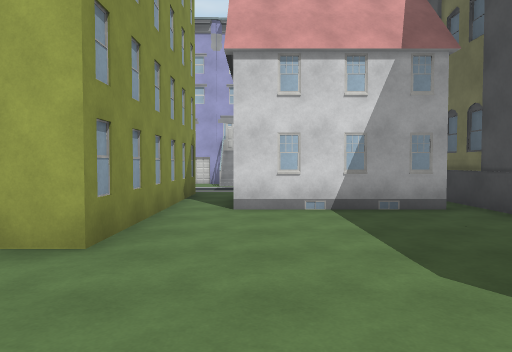
View 1 (above)

22 first-person views from a walk through a Unity game level. The camera is 1.5 m above the floor, tilts 2° down and sees 70° across. The floor is counted in squares, 2 m on a side. Each view is taken from the middle of a square. On the plan, view 1 faces up. The plan holds only what a view shows up to about 11 squares ahead; the rest is blank. The place goes on beyond the plan. The player character is not drawn. Some surface patterns are stand-ins.

View 2
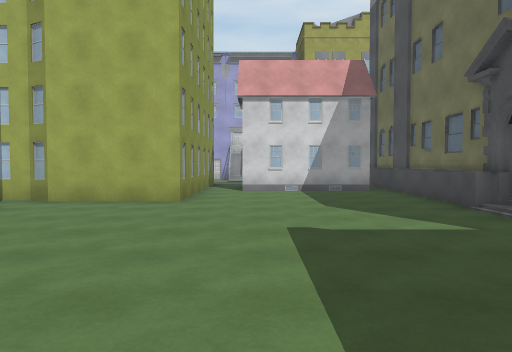

View 3
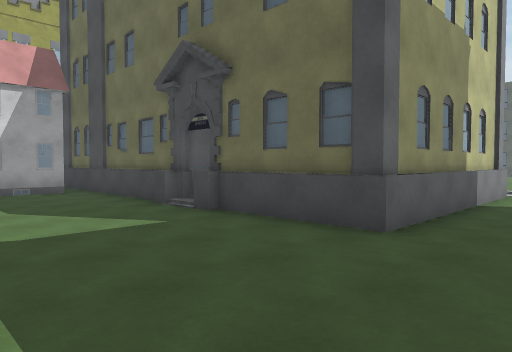

View 4
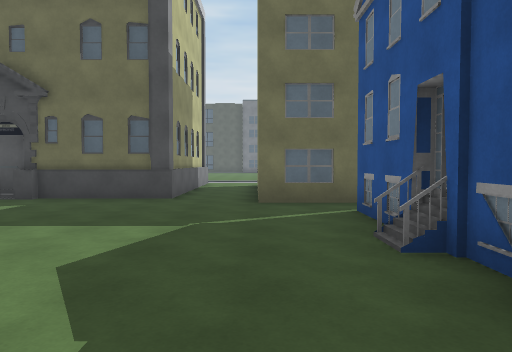

View 5
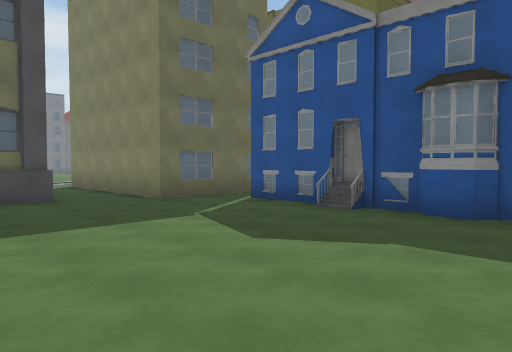

View 6
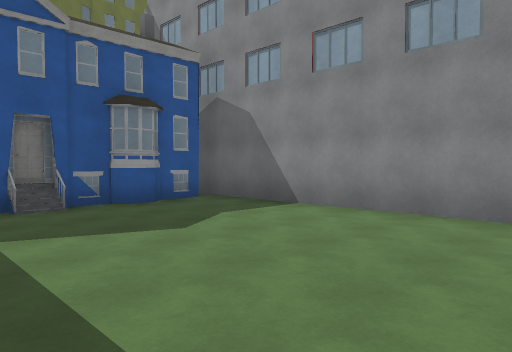

View 7
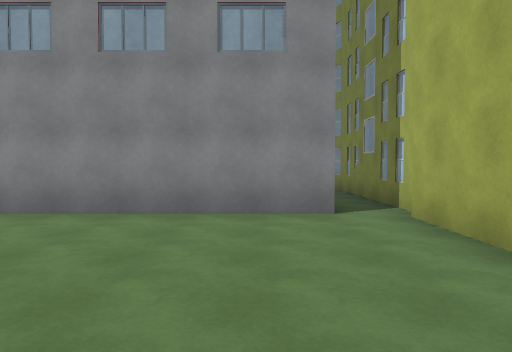

View 8
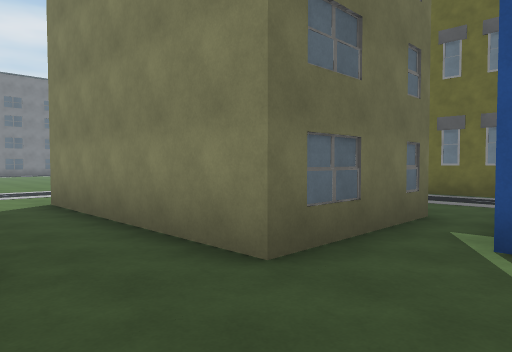

View 9
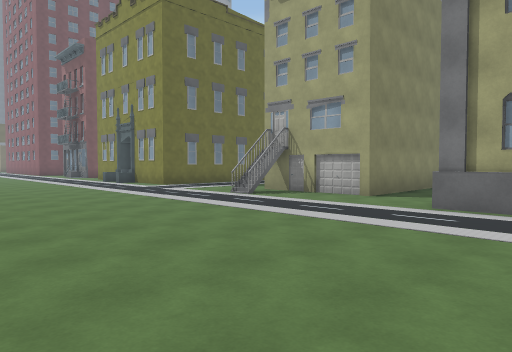

View 10
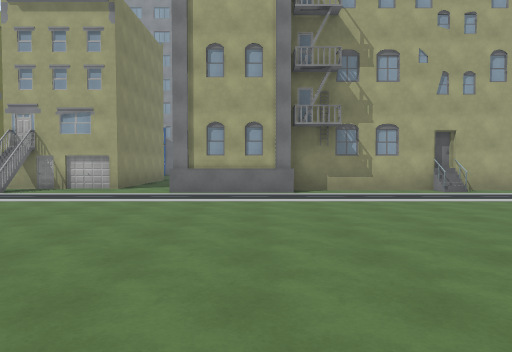

View 11
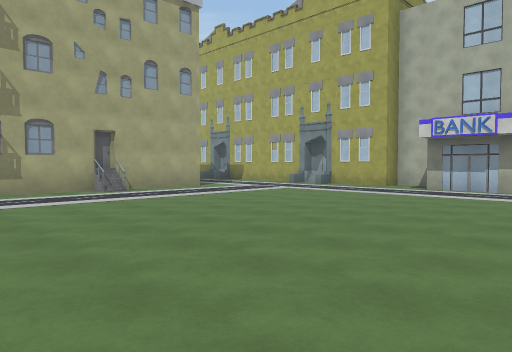

View 12
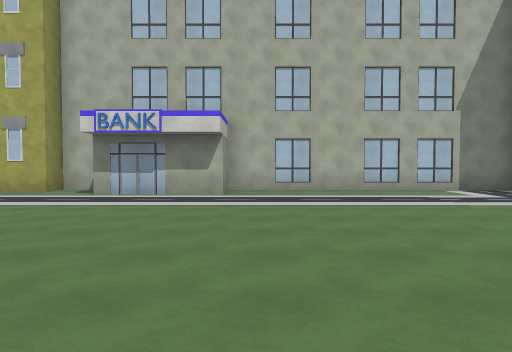

View 13
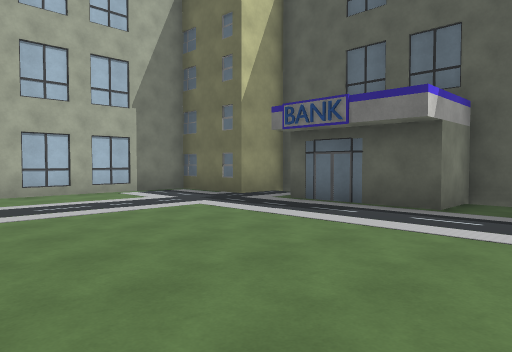

View 14
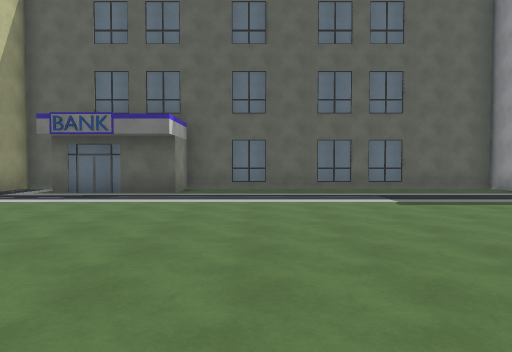

View 15
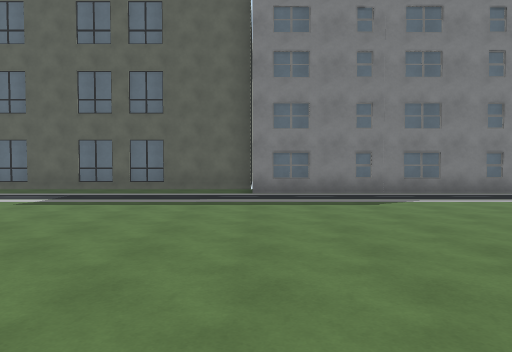

View 16
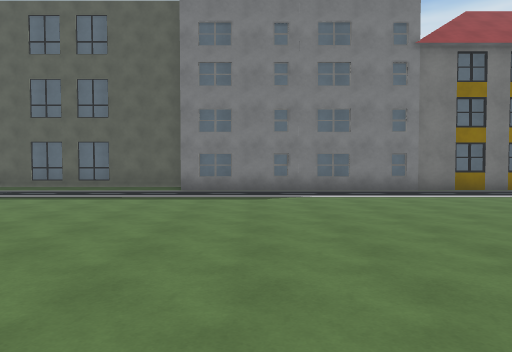

View 17
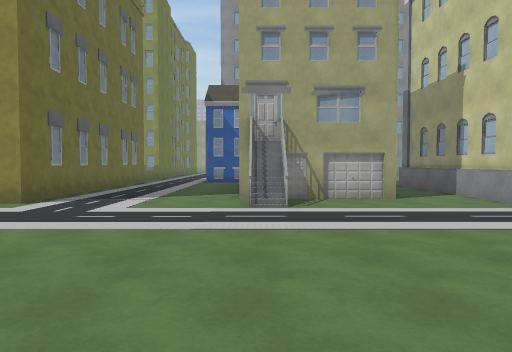

View 18
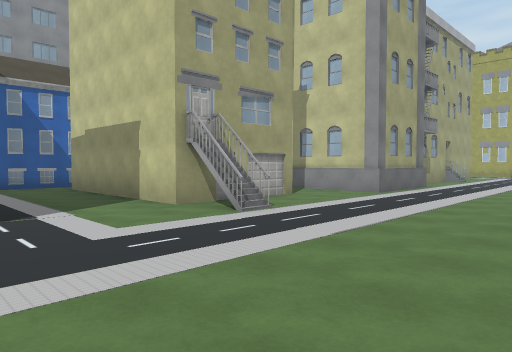

View 19
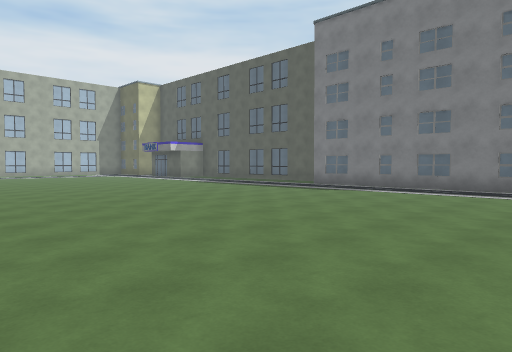

View 20
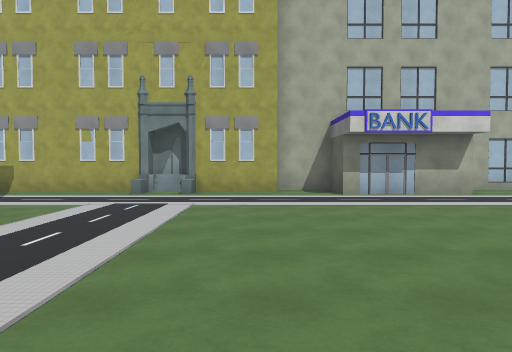

View 21
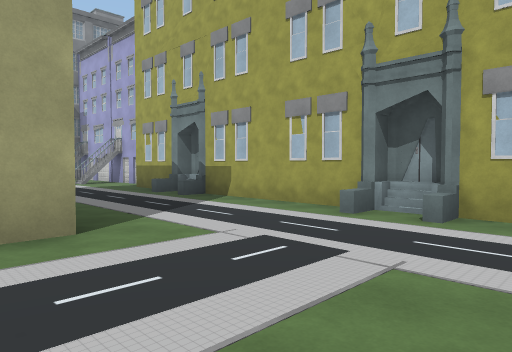

View 22
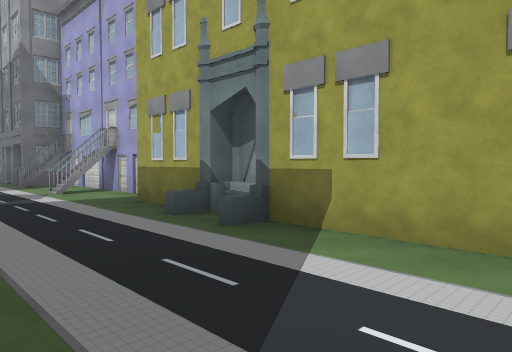

### Floor plan
Key: @ floor where view 1 was taken; # wall or solid block; . floor; B building; O other object.
Columns run from 10 left of view 1 to 28 right of it. Each row starts with its distance up from view 1.
 14         ###            ###  ##########
 13         .#..############.#  #........#
 12        ..#....B.B...BB...####........##
 11        ..............................O#
 10         .. ...........................#
  9         #. BB   .....................##
  8         #.    #    #.................#
  7         #.    #    #.................#
  6         #.#####    #.................##
  5         #.....#    #..................#
  4      #  #.....#    #..................#
  3 #########.....#    #..................#
  2      #........#    #..................#
  1      #........#    #..................#
  0      #....@...#    #..................#
 -1      #........#    #..................#
 -2      #........######..................#
 -3      #..............................###
 -4      #.......######.................#
 -5      #.......#    #.................#
 -6      #####B#.#    ##................#
 -7      #      .#######................#
 -8             ........................#
 -9             ........................#
-10              ............ ..........#
-11              BBBBBB....... ..     ..#

Positions as (right, up) in squares from view 1, and headings:
1: (0, 0), facing up
2: (0, -4), facing up
3: (0, -4), facing up-right
4: (-4, -4), facing right
5: (-4, 0), facing down-right
6: (1, 1), facing down-left
7: (1, 1), facing left
8: (1, -2), facing down-right
9: (16, 0), facing down-left
10: (19, 0), facing left
11: (19, 1), facing up-left
12: (19, 3), facing up
13: (20, 4), facing up-right
14: (17, 4), facing right
15: (17, -3), facing right
16: (16, -5), facing right
17: (16, -7), facing left
18: (14, -11), facing up-left
19: (15, -11), facing up-right
20: (13, 3), facing up
21: (13, 7), facing up-left
22: (9, 9), facing up-left
